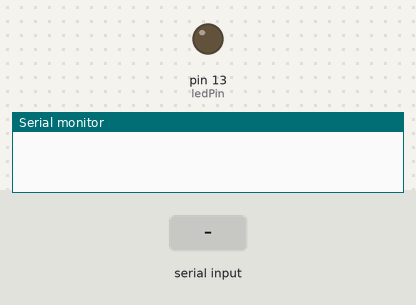
This sketch was run on a simulated Arduino Uno, built with avr-gcc and run on an emulated ATmega328P. On the bench: output pins drawn as LEDs (lit = HIGH), the last lines printed to the serial monitor. The inputs (shaded band) are chosen by the test bench.

Above: at 1.2 s.
1.3 s: "<turn on>" received over Serial
At 2.6 s:
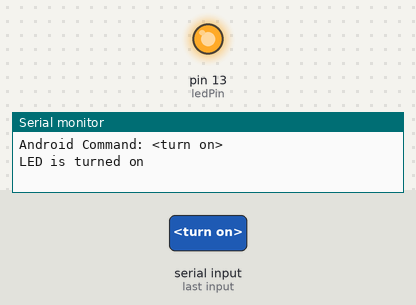
3.8 s: "<turn off>" received over Serial
At 5.8 s:
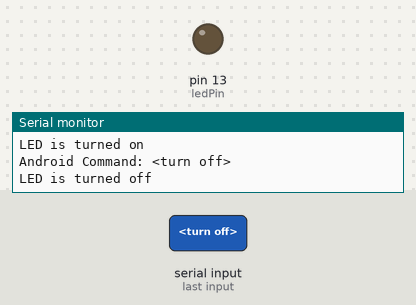
Timing chart, 0 to 7.3 s (numbered marks = the images above; inputs shaded):
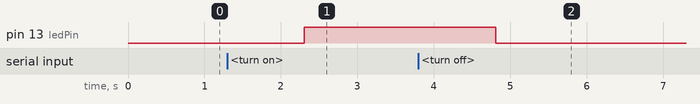

Measured:
- after the input at 1.3 s, pin 13 (ledPin): LOW → HIGH after 1.0 s
- after the input at 3.8 s, pin 13 (ledPin): HIGH → LOW after 1.0 s

The sketch:

arduino_bluetooth_part2.ino
```cpp
/*
 * Tutorial to connect Arduino board to Android Smartphone
 * using Bluetooth connection
 * by Droiduino
 */

const int ledPin = 13; // Built in LED in Arduino board
String msg,cmd;

void setup() {
  // Initialization
  pinMode(ledPin, OUTPUT);
  digitalWrite(ledPin, LOW);
  Serial.begin(9600); // Communication rate of the Bluetooth Module
  msg = "";
}

void loop() {

  // To read message received from other Bluetooth Device
  if (Serial.available() > 0){ // Check if there is data coming
    msg = Serial.readString(); // Read the message as String
    Serial.println("Android Command: " + msg);
  }

  // Control LED in Arduino board
  if (msg == "<turn on>"){
    digitalWrite(ledPin, HIGH); // Turn on LED
    Serial.println("LED is turned on\n"); // Then send status message to Android
    msg = ""; // reset command
  } else {
    if (msg == "<turn off>"){
      digitalWrite(ledPin, LOW); // Turn off LED
      Serial.println("LED is turned off\n"); // Then send status message to Android
      msg = ""; // reset command
    }
  }

}
```
